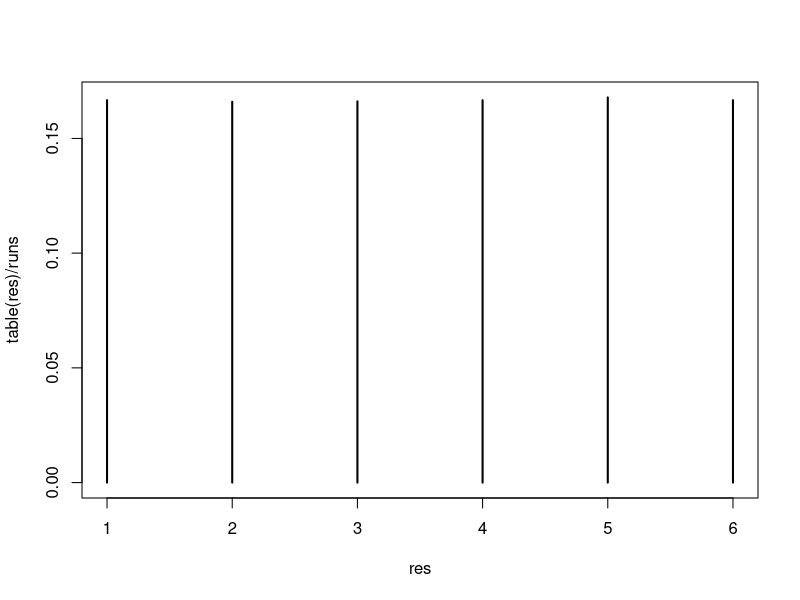
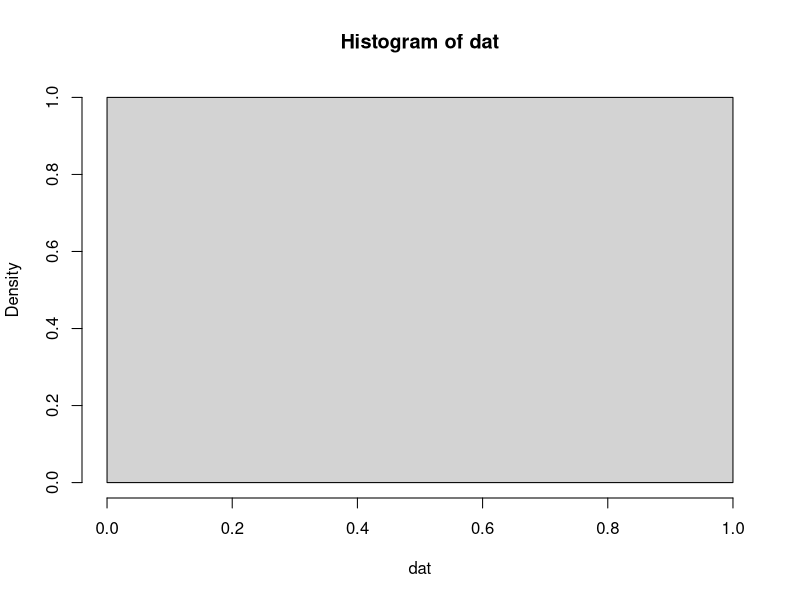
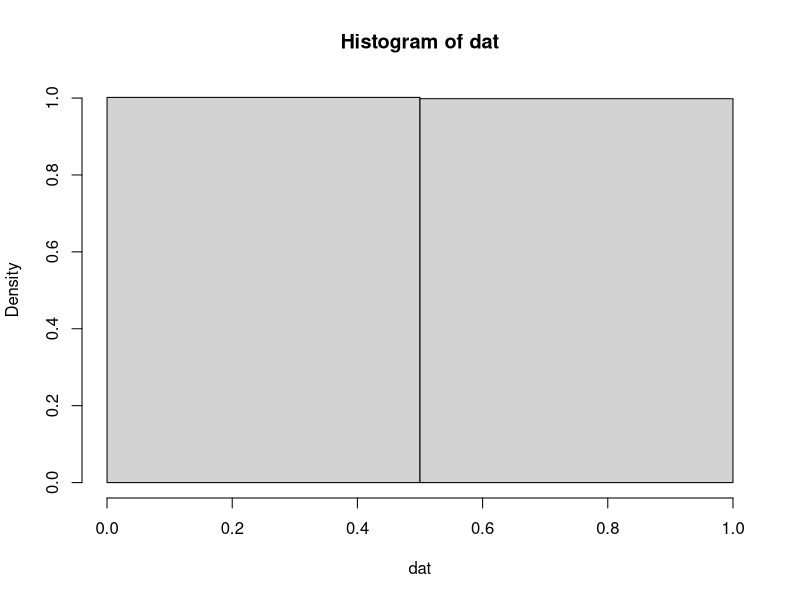
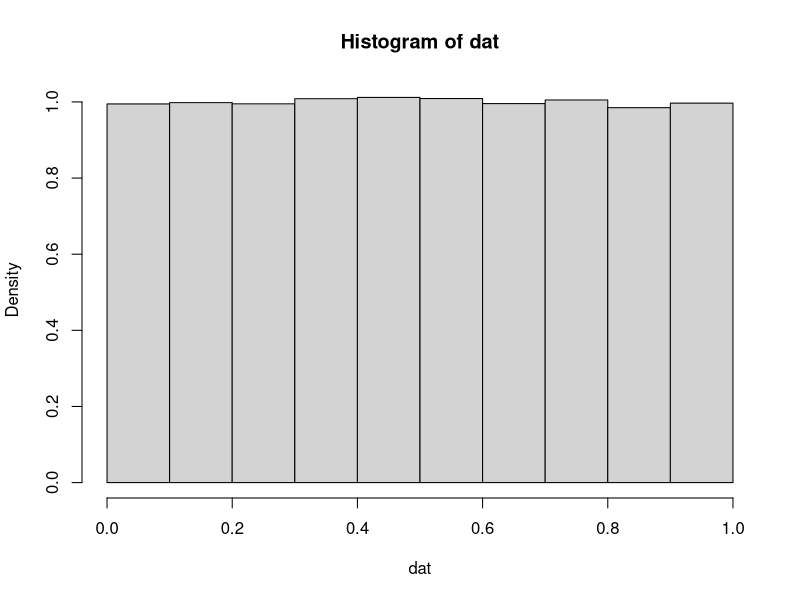
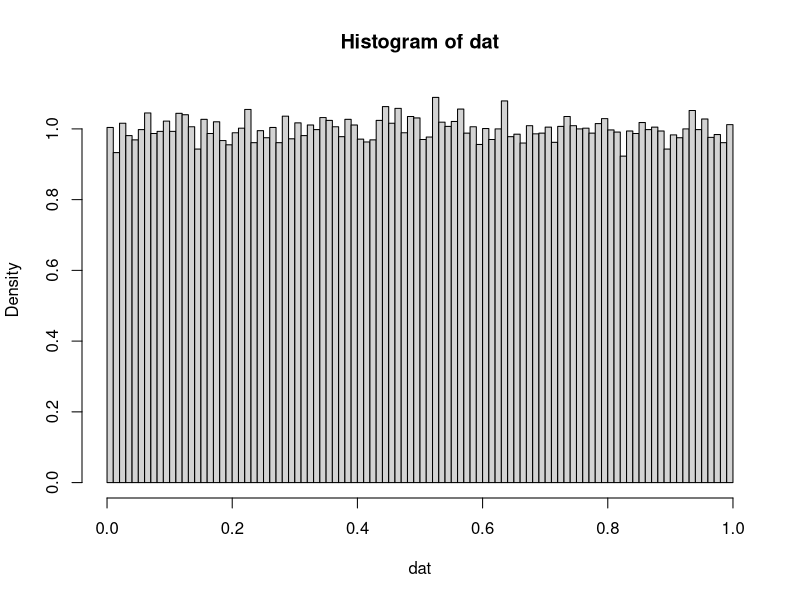
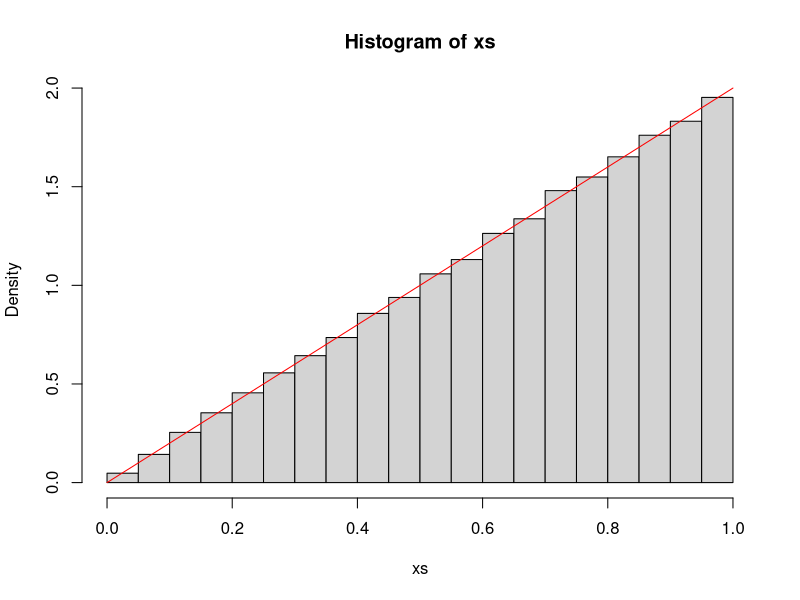
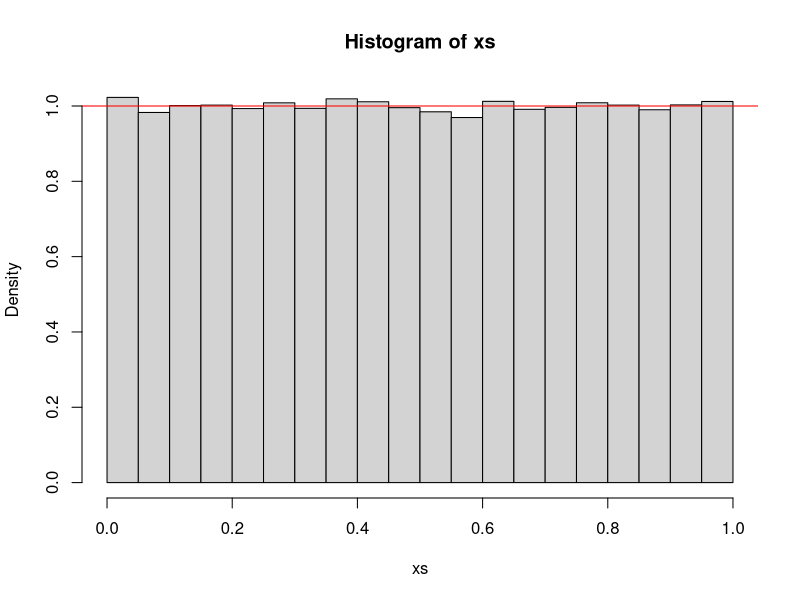
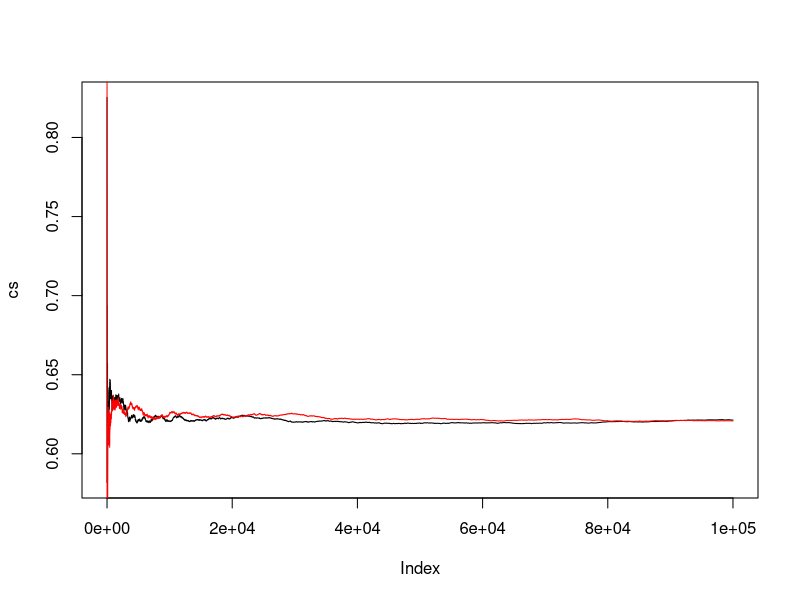

Write R code to recreate these figures, in order.
# Diskrete vs Stetige
runs = 100000
res = sample(1:6, runs, replace = TRUE)
table(res)
plot(table(res)/runs)
table(res)/runs

#Stetige
dat = runif(100000, 0,1) #1000 Zahlen zwischen 0 und 1
hist(dat, freq = FALSE, breaks = 1)
hist(dat, freq = FALSE, breaks = 2)
hist(dat, freq = FALSE, breaks = 10)
hist(dat, freq = FALSE, breaks = 100)



# Simulation von Daten aus einer Dreiecksverteilung
# Dies ist nicht Teil der Vorlesung
rdreieck = function(n){
  return (sqrt(runif(n)))
}

# Glückspiel
# X ~ Dreiecksverteilung
xs = rdreieck(100000)
hist(xs, freq = FALSE)
curve(2*x,0,1, add=TRUE, col='red')

mean(xs) #0.67
mean(xs^2) #0.4996467
var(xs) #0.05



# Aufgabe Simulation
N = 100000
xs = runif(N,0,1)
hist(xs, freq = FALSE)
abline(h=1, col='red')

mean(sin(exp(xs)+sin(xs))) #0.6218743

# Numerische Intergration (Probe)
integrate(function(x) sin(exp(x)+sin(x)), 0, 1)

# Erwartungswert fuer N->Infty
x = sin(exp(xs)+sin(xs))
cs = cumsum(x) / (1:N)
plot(cs, type = 'l')

# Zweite Simulation
xs = runif(N,0,1)
cs = cumsum(sin(exp(xs)+sin(xs)))/1:N
lines(cs, type = 'l', col='red')
